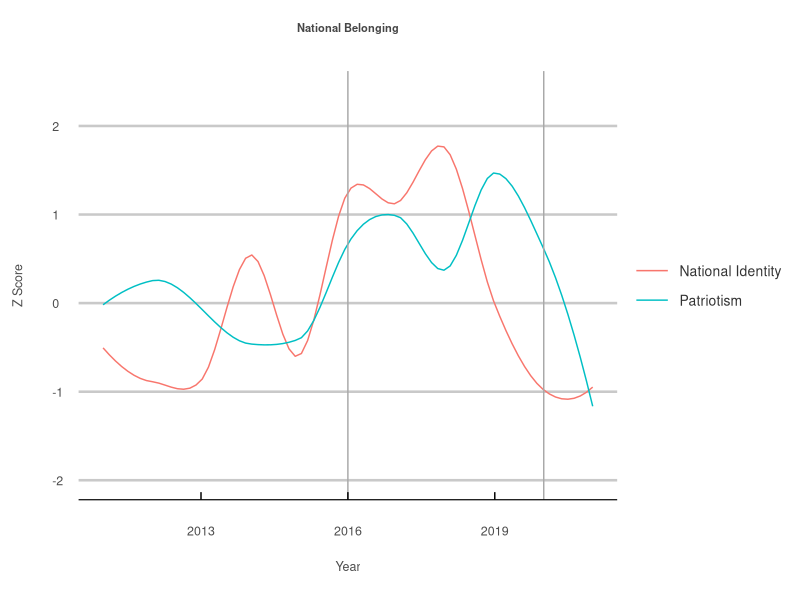
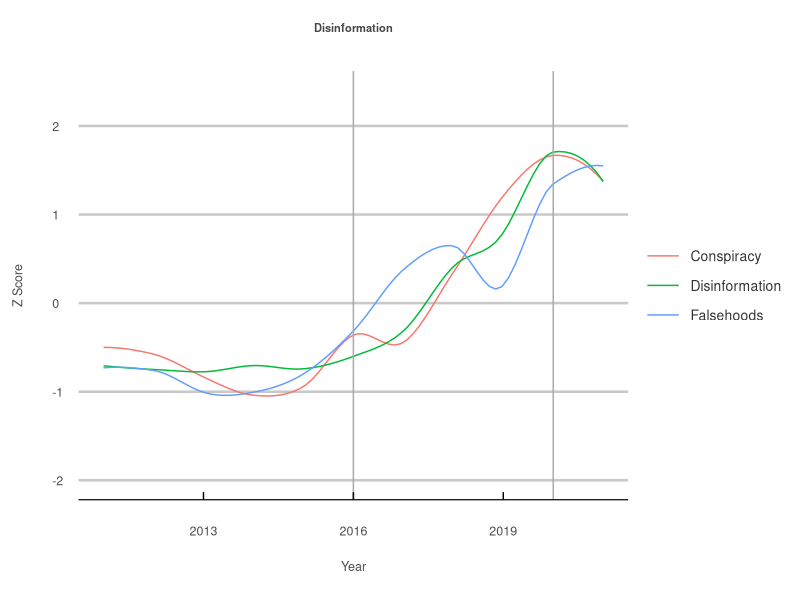
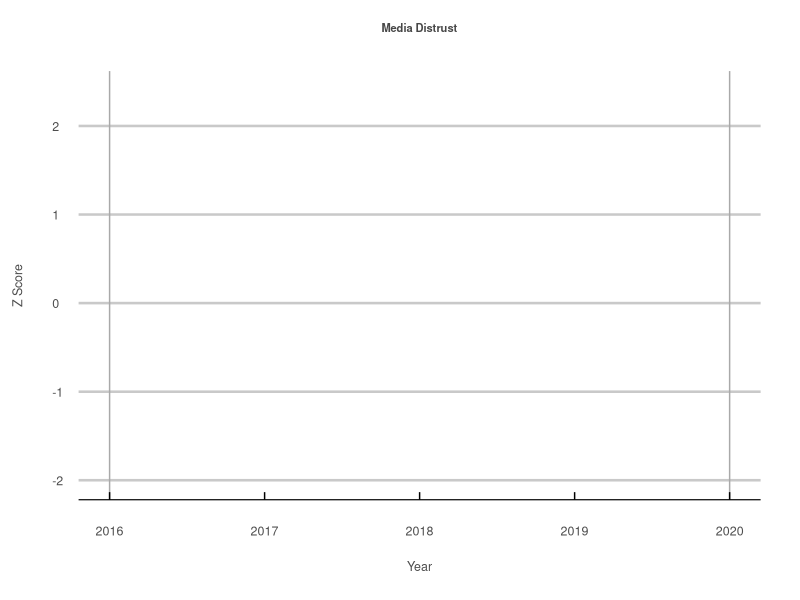
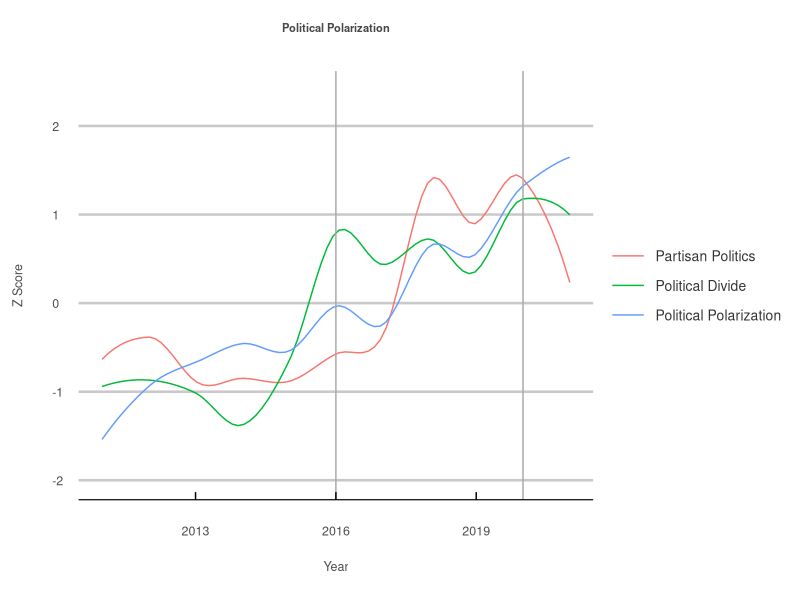
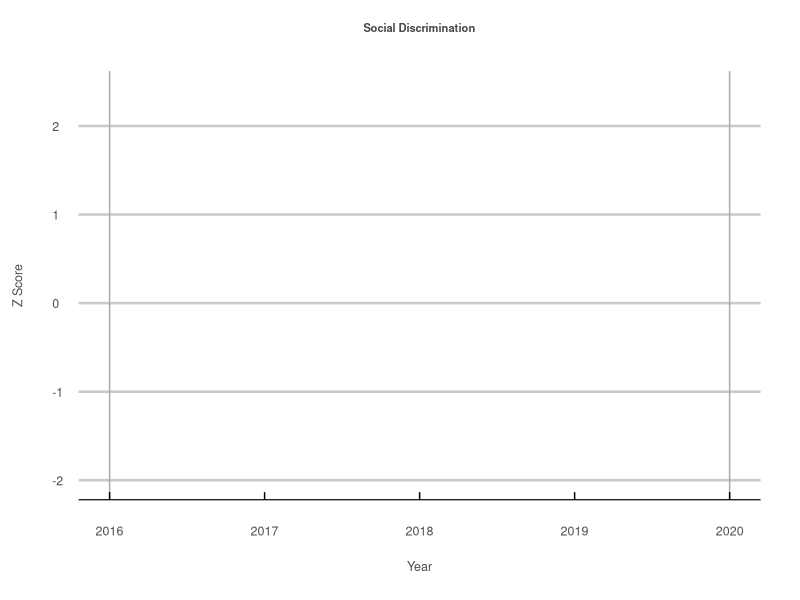
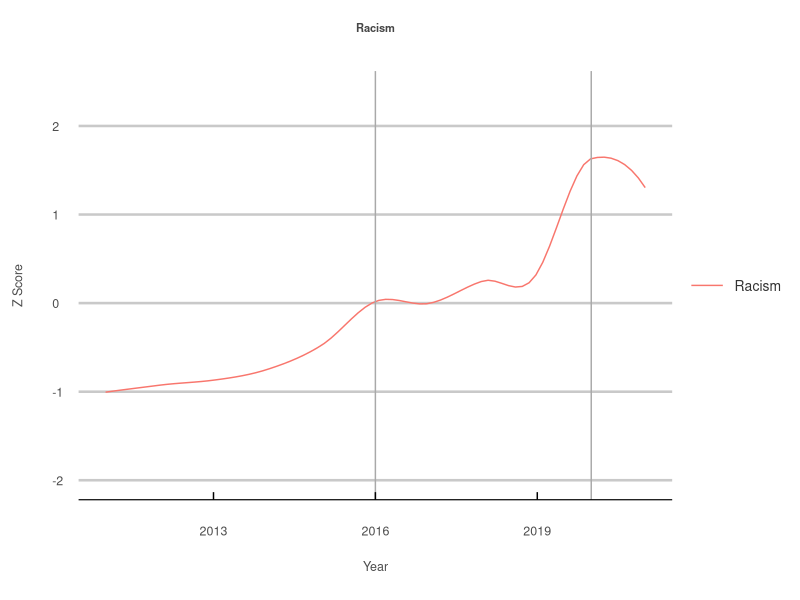
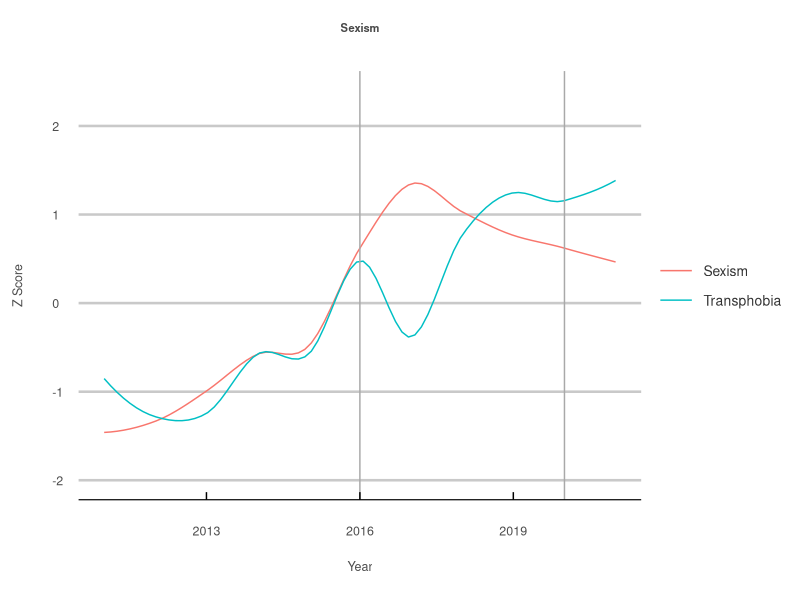

Here is the R script that generated these plots, in order:
## ---- chunk 1
knitr::opts_chunk$set(echo = TRUE)
library(dplyr)
library(tidyverse)
library(ggplot2)
library(stringr)
library(ggthemes)
library(here)

# gets the z score for a specific term. 
get_z_score <- function(data) {
  mean <- mean(
    data
    )
  sigma <- sd(
    data
  )
  z_scores <- list()
  for(i in 1:length(data)) {
    z_scores[i] <- (data[i] - mean) / sigma
  }
  return(unlist(
    z_scores
    ))
}

# gets the z score for a list of terms. 
get_z_scores <- function(data) {
  groups <- data %>%
    group_split(term)
  
  z_scores <- list()
  for(i in 1:length(groups)) {
    z_scores[i] <- list(
      get_z_score(groups[[i]]$hits)
      )
  }
  return(unlist(
    z_scores
    ))
}

trump <- "Donald Trump"

national_belonging <- c("patriotism",
                        "nationalism",
                        "national identity")

disinformation <- c("conspiracy",
                    "disinformation",
                    "falsehoods")

media_distrust <- c("fake news", 
                    "enemy of the people",
                    "media manipulation")

partisanship <- c("partisan politics",
                  "political polarization",
                  "political divide")

discrimination <- c("discrimination",
                    "bigotry",
                    "hate speech")

racism <- c("racism",
            "white supremacy",
            "xenophobia")

sexism <- c("sexism",
            "misogyny",
            "transphobia")

sexual_orientation <- c("homophobia",
                        "transphobia")

far_right <- c("the far-right",
               "white nationalists",
               "white supremacists")

# read in data. 
data <- read_csv("data.csv")

# sort data alphabetically by term. 
index <- order(data$term)
sorted_data_frame <- data[index,]

# change term to upper case. 
sorted_data_frame$term <- str_to_title(sorted_data_frame$term)

# my personal plot theme for data visualizations. 
my_theme <- theme_economist_white(gray_bg = FALSE) +
  theme(plot.title = element_text(hjust = 0.5, 
                                  vjust = 13, 
                                  size = 8, 
                                  color = "#474747"),
        plot.margin = unit(c(1.5, 1, 1.5, 1), "cm"),
        axis.text = element_text(size = 9, 
                                 color = "gray30"),
        axis.text.x=element_text(vjust = -2.5),
        axis.title.x = element_text(size = 9, 
                                    color = "gray30", 
                                    vjust = -10),
        axis.title.y = element_text(size = 9, 
                                    color = "gray30", 
                                    vjust = 10),
        legend.direction = "vertical", 
        legend.position = "right",
        legend.title = element_blank(),
        legend.text = element_text(size = 10, 
                                   color = "gray20"),
        legend.margin=margin(1, -15, 1, 0),
        legend.spacing.x = unit(0.25, "cm"),
        legend.key.size = unit(1, "cm"), 
        legend.key.height = unit(0.75, "cm"),
        strip.text = element_text(hjust = 0.5, 
                                  vjust = 1, 
                                  size = 10, 
                                  color = "#474747"),
        panel.spacing = unit(2, "lines"))

## ---- chunk 2

# national belonging. 
sorted_data_frame %>% 
  mutate(
    z_score = get_z_scores(sorted_data_frame)
  ) %>%
  filter(
    term %in% str_to_title(national_belonging)
  ) %>%
  ggplot(
    aes(x=year, y=z_score, col=term)
  ) +
  geom_smooth(
    se=F, span = 0.5, size = 0.5
  ) +
  geom_vline(
    xintercept = 2016, col="darkgrey"
  ) +
  geom_vline(
    xintercept = 2020, col="darkgrey"
  ) +
  ggtitle(
    "National Belonging"
  ) +
  ylab(
    "Z Score"
  ) +
  xlab(
    "Year"
  ) + 
  ylim(
    -2, 2.4
  ) +
  my_theme

## ---- chunk 3

# disinformation. 
sorted_data_frame %>% 
  mutate(
    z_score = get_z_scores(sorted_data_frame)
  ) %>%
  filter(
    term %in% str_to_title(disinformation)
  ) %>%
  ggplot(
    aes(x=year, y=z_score, col=term)
  ) +
  geom_smooth(
    se=F, span = 0.5, size = 0.5
  ) +
  geom_vline(
    xintercept = 2016, col="darkgrey"
  ) +
  geom_vline(
    xintercept = 2020, col="darkgrey"
  ) +
  ggtitle(
    "Disinformation"
  ) +
  ylab(
    "Z Score"
  ) +
  xlab(
    "Year"
    ) + 
  ylim(
    -2, 2.4
  ) +
  my_theme

# media distrust.  
sorted_data_frame %>% 
  mutate(
    z_score = get_z_scores(sorted_data_frame)
  ) %>%
  filter(
    term %in% str_to_title(media_distrust)
  ) %>%
  ggplot(
    aes(x=year, y=z_score, col=term)
  ) +
  geom_smooth(
    se=F, span = 0.5, size = 0.5
  ) +
  geom_vline(
    xintercept = 2016, col="darkgrey"
  ) +
  geom_vline(
    xintercept = 2020, col="darkgrey"
  ) +
  ggtitle(
    "Media Distrust"
  ) +
  ylab(
    "Z Score"
  ) +
  xlab(
    "Year"
  ) + 
  ylim(
    -2, 2.4
  ) +
  my_theme

# partisanship.   
sorted_data_frame %>% 
  mutate(
    z_score = get_z_scores(sorted_data_frame)
  ) %>%
  filter(
    term %in% str_to_title(partisanship)
  ) %>%
  ggplot(
    aes(x=year, y=z_score, col=term)
  ) +
  geom_smooth(
    se=F, span = 0.5, size = 0.5
  ) +
  geom_vline(
    xintercept = 2016, col="darkgrey"
  ) +
  geom_vline(
    xintercept = 2020, col="darkgrey"
  ) +
  ggtitle(
    "Political Polarization"
  ) +
  ylab(
    "Z Score"
  ) +
  xlab(
    "Year"
  ) + 
  ylim(
    -2, 2.4
  ) +
  my_theme

## ---- chunk 4

# discrimination.   
sorted_data_frame %>% 
  mutate(
    z_score = get_z_scores(sorted_data_frame)
  ) %>%
  filter(
    term %in% str_to_title(discrimination)
  ) %>%
  ggplot(
    aes(x=year, y=z_score, col=term)
  ) +
  geom_smooth(
    se=F, span = 0.5, size = 0.5
  ) +
  geom_vline(
    xintercept = 2016, col="darkgrey"
  ) +
  geom_vline(
    xintercept = 2020, col="darkgrey"
  ) +
  ggtitle(
    "Social Discrimination"
  ) +
  ylab(
    "Z Score"
  ) +
  xlab(
    "Year"
  ) + 
  ylim(
    -2, 2.4
  ) +
  my_theme

# racism.    
sorted_data_frame %>% 
  mutate(
    z_score = get_z_scores(sorted_data_frame)
  ) %>%
  filter(
    term %in% str_to_title(racism)
  ) %>%
  ggplot(
    aes(x=year, y=z_score, col=term)
  ) +
  geom_smooth(
    se=F, span = 0.5, size = 0.5
  ) +
  geom_vline(
    xintercept = 2016, col="darkgrey"
  ) +
  geom_vline(
    xintercept = 2020, col="darkgrey"
  ) +
  ggtitle(
    "Racism"
  ) +
  ylab(
    "Z Score"
  ) +
  xlab(
    "Year"
  ) + 
  ylim(
    -2, 2.4
  ) +
  my_theme

# sexism.     
sorted_data_frame %>% 
  mutate(
    z_score = get_z_scores(sorted_data_frame)
  ) %>%
  filter(
    term %in% str_to_title(sexism)
  ) %>%
  ggplot(
    aes(x=year, y=z_score, col=term)
  ) +
  geom_smooth(
    se=F, span = 0.5, size = 0.5
  ) +
  geom_vline(
    xintercept = 2016, col="darkgrey"
  ) +
  geom_vline(
    xintercept = 2020, col="darkgrey"
  ) +
  ggtitle(
    "Sexism"
  ) +
  ylab(
    "Z Score"
  ) +
  xlab(
    "Year"
  ) + 
  ylim(
    -2, 2.4
  ) +
  my_theme
